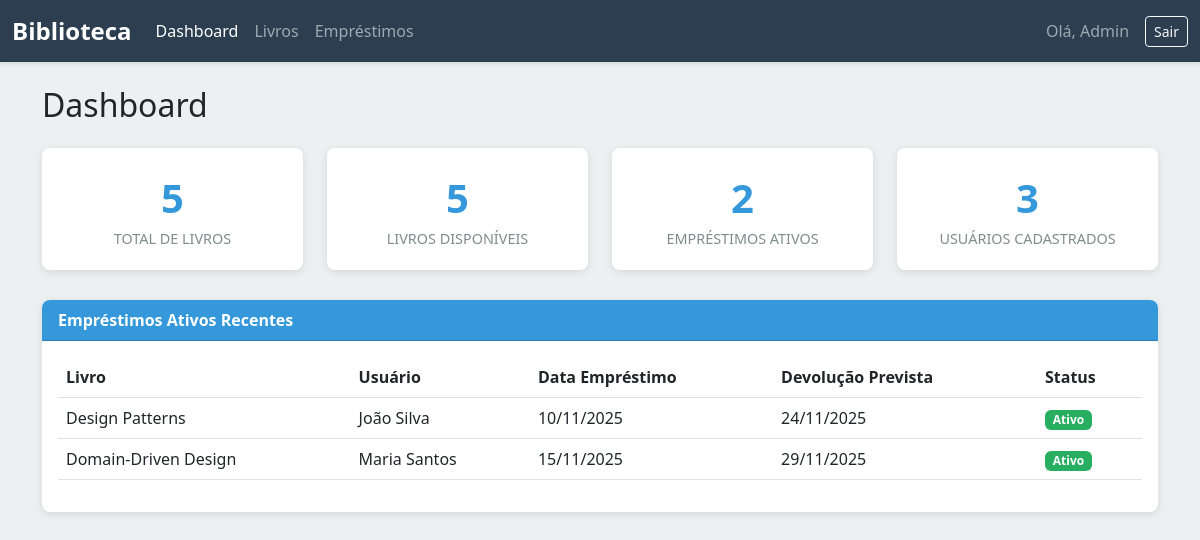
Page /public/dashboard.php (signed in) on the committed database.
### tables this page shows
CREATE TABLE IF NOT EXISTS emprestimos (
    id INT AUTO_INCREMENT PRIMARY KEY,
    livro_id INT NOT NULL,
    usuario_id INT NOT NULL,
    data_emprestimo DATE NOT NULL,
    data_devolucao_prevista DATE NOT NULL,
    data_devolucao_real DATE,
    status ENUM('ativo', 'devolvido', 'atrasado') DEFAULT 'ativo',
    FOREIGN KEY (livro_id) REFERENCES livros(id) ON DELETE CASCADE,
    FOREIGN KEY (usuario_id) REFERENCES usuarios(id) ON DELETE CASCADE
);

CREATE TABLE IF NOT EXISTS livros (
    id INT AUTO_INCREMENT PRIMARY KEY,
    titulo VARCHAR(200) NOT NULL,
    autor VARCHAR(100) NOT NULL,
    isbn VARCHAR(20) UNIQUE,
    ano_publicacao INT,
    quantidade_total INT NOT NULL DEFAULT 1,
    quantidade_disponivel INT NOT NULL DEFAULT 1,
    data_cadastro TIMESTAMP DEFAULT CURRENT_TIMESTAMP
);

CREATE TABLE IF NOT EXISTS usuarios (
    id INT AUTO_INCREMENT PRIMARY KEY,
    nome VARCHAR(100) NOT NULL,
    email VARCHAR(100) UNIQUE NOT NULL,
    senha VARCHAR(255) NOT NULL,
    admin BOOLEAN DEFAULT FALSE,
    data_cadastro TIMESTAMP DEFAULT CURRENT_TIMESTAMP
);

### src/includes/auth.php (called while the page is built, shortened)
<?php
function getUsuarioLogado() {
    return [
        'id' => $_SESSION['usuario_id'] ?? null,
        'nome' => $_SESSION['usuario_nome'] ?? null,
        'email' => $_SESSION['usuario_email'] ?? null,
        'admin' => $_SESSION['usuario_admin'] ?? false
    ];
}
?>

### src/public/dashboard.php (the view, shortened to what this page needs)
<?php
require_once '../config/database.php';
require_once '../includes/auth.php';
$usuario = getUsuarioLogado();
$stmt = $pdo->query("SELECT COUNT(*) FROM livros");
$totalLivros = $stmt->fetchColumn();
$stmt = $pdo->query("SELECT COUNT(*) FROM livros WHERE quantidade_disponivel > 0");
$livrosDisponiveis = $stmt->fetchColumn();
$stmt = $pdo->query("SELECT COUNT(*) FROM emprestimos WHERE status = 'ativo'");
$emprestimosAtivos = $stmt->fetchColumn();
$stmt = $pdo->query("SELECT COUNT(*) FROM usuarios");
$totalUsuarios = $stmt->fetchColumn();
$stmt = $pdo->query("
    SELECT e.*, l.titulo, u.nome as usuario_nome
    FROM emprestimos e
    JOIN livros l ON e.livro_id = l.id
    JOIN usuarios u ON e.usuario_id = u.id
    WHERE e.status = 'ativo'
    ORDER BY e.data_devolucao_prevista ASC
    LIMIT 5
");
$emprestimosRecentes = $stmt->fetchAll();
?>
<!DOCTYPE html>
<html lang="pt-BR">
<head>
    <link href="https://cdn.jsdelivr.net/npm/bootstrap@5.3.0/dist/css/bootstrap.min.css" rel="stylesheet">
    <link rel="stylesheet" href="/public/css/style.css">
</head>
<body>
    <nav class="navbar navbar-expand-lg navbar-dark">
        <div class="container-fluid">
            <a class="navbar-brand" href="/public/dashboard.php">Biblioteca</a>
            <div class="collapse navbar-collapse" id="navbarNav">
                <ul class="navbar-nav me-auto">
                    <li class="nav-item">
                        <a class="nav-link active" href="/public/dashboard.php">Dashboard</a>
                    </li>
                    <li class="nav-item">
                        <a class="nav-link" href="/public/livros.php">Livros</a>
                    </li>
                    <li class="nav-item">
                        <a class="nav-link" href="/public/emprestimos.php">Empréstimos</a>
                    </li>
                </ul>
                <span class="navbar-text me-3">
                    Olá, <?php echo htmlspecialchars($usuario['nome']); ?>
                </span>
                <a href="/public/logout.php" class="btn btn-outline-light btn-sm">Sair</a>
            </div>
        </div>
    </nav>
    <div class="container mt-4">
        <h2 class="mb-4">Dashboard</h2>
        <div class="row dashboard-stats">
            <div class="col-md-3">
                <div class="stat-card">
                    <div class="stat-number"><?php echo $totalLivros; ?></div>
                    <div class="stat-label">Total de Livros</div>
                </div>
            </div>
            <div class="col-md-3">
                <div class="stat-card">
                    <div class="stat-number"><?php echo $livrosDisponiveis; ?></div>
                    <div class="stat-label">Livros Disponíveis</div>
                </div>
            </div>
            <div class="col-md-3">
                <div class="stat-card">
                    <div class="stat-number"><?php echo $emprestimosAtivos; ?></div>
                    <div class="stat-label">Empréstimos Ativos</div>
                </div>
            </div>
            <div class="col-md-3">
                <div class="stat-card">
                    <div class="stat-number"><?php echo $totalUsuarios; ?></div>
                    <div class="stat-label">Usuários Cadastrados</div>
                </div>
            </div>
        </div>
        <div class="card">
            <div class="card-header">
                Empréstimos Ativos Recentes
            </div>
            <div class="card-body">
                <?php if (count($emprestimosRecentes) > 0): ?>
                    <div class="table-responsive">
                        <table class="table table-hover">
                            <thead>
                                <tr>
                                    <th>Livro</th>
                                    <th>Usuário</th>
                                    <th>Data Empréstimo</th>
                                    <th>Devolução Prevista</th>
                                    <th>Status</th>
                                </tr>
                            </thead>
                            <tbody>
                                <?php foreach ($emprestimosRecentes as $emp):
                                    $hoje = new DateTime();
                                    $dataDevolucao = new DateTime($emp['data_devolucao_prevista']);
                                    $status = $dataDevolucao < $hoje ? 'atrasado' : 'ativo';
                                ?>
                                    <tr>
                                        <td><?php echo htmlspecialchars($emp['titulo']); ?></td>
                                        <td><?php echo htmlspecialchars($emp['usuario_nome']); ?></td>
                                        <td><?php echo date('d/m/Y', strtotime($emp['data_emprestimo'])); ?></td>
                                        <td><?php echo date('d/m/Y', strtotime($emp['data_devolucao_prevista'])); ?></td>
                                        <td>
                                            <span class="badge badge-status-<?php echo $status; ?>">
                                                <?php echo ucfirst($status); ?>
                                            </span>
                                        </td>
                                    </tr>
                                <?php endforeach; ?>
                            </tbody>
                        </table>
                    </div>
                <?php else: ?>
                    <p class="text-muted">Nenhum empréstimo ativo no momento.</p>
                <?php endif; ?>
            </div>
        </div>
    </div>
</body>
</html>

### src/public/css/style.css (style rules this page uses)
:root { --primary-color: #2c3e50; --secondary-color: #3498db; --success-color: #27ae60; --danger-color: #e74c3c; --warning-color: #f39c12; --light-bg: #ecf0f1; }
body { background-color: var(--light-bg); font-family: 'Segoe UI', Tahoma, Geneva, Verdana, sans-serif; }
.navbar { background-color: var(--primary-color) !important; box-shadow: 0 2px 4px rgba(0,0,0,.1); }
.navbar-brand { font-weight: bold; font-size: 1.5rem; }
.card { border: none; box-shadow: 0 2px 8px rgba(0,0,0,.1); border-radius: 8px; margin-bottom: 20px; }
.card-header { background-color: var(--secondary-color); color: white; font-weight: bold; border-radius: 8px 8px 0 0 !important; }
.dashboard-stats { margin-bottom: 30px; }
.stat-card { text-align: center; padding: 20px; background: white; border-radius: 8px; box-shadow: 0 2px 8px rgba(0,0,0,.1); transition: transform 0.2s; }
.stat-number { font-size: 2.5rem; font-weight: bold; color: var(--secondary-color); }
.stat-label { color: #7f8c8d; font-size: 0.9rem; text-transform: uppercase; }
.badge-status-ativo { background-color: var(--success-color); }

### rows in the picture
emprestimos: livro.titulo "Design Patterns", usuario.nome "João Silva", data_emprestimo "10/11/2025", data_devolucao_prevista "24/11/2025", data_devolucao_prevista "Ativo"
emprestimos: livro.titulo "Domain-Driven Design", usuario.nome "Maria Santos", data_emprestimo "15/11/2025", data_devolucao_prevista "29/11/2025", data_devolucao_prevista "Ativo"

### other values in the picture
$usuario['nome'] "Admin"
$totalLivros "5"
$livrosDisponiveis "5"
$emprestimosAtivos "2"
$totalUsuarios "3"
